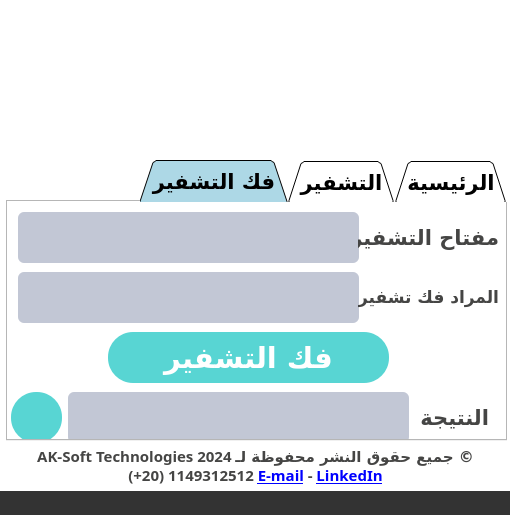
<?xml version="1.0" encoding="UTF-8"?>
<ui version="4.0">
 <author>Abdulrahman Ragab Kabil</author>
 <class>MainWindow</class>
 <widget class="QMainWindow" name="MainWindow">
  <property name="geometry">
   <rect>
    <x>0</x>
    <y>0</y>
    <width>510</width>
    <height>515</height>
   </rect>
  </property>
  <property name="sizePolicy">
   <sizepolicy hsizetype="Preferred" vsizetype="Preferred">
    <horstretch>0</horstretch>
    <verstretch>0</verstretch>
   </sizepolicy>
  </property>
  <property name="minimumSize">
   <size>
    <width>510</width>
    <height>515</height>
   </size>
  </property>
  <property name="maximumSize">
   <size>
    <width>510</width>
    <height>515</height>
   </size>
  </property>
  <property name="baseSize">
   <size>
    <width>510</width>
    <height>510</height>
   </size>
  </property>
  <property name="font">
   <font>
    <family>El Messiri</family>
    <pointsize>16</pointsize>
    <weight>75</weight>
    <bold>true</bold>
   </font>
  </property>
  <property name="windowTitle">
   <string>AK Encoder</string>
  </property>
  <property name="windowIcon">
   <iconset resource="../imgs.qrc">
    <normaloff>:/imgs/icon.png</normaloff>:/imgs/icon.png</iconset>
  </property>
  <property name="layoutDirection">
   <enum>Qt::RightToLeft</enum>
  </property>
  <property name="styleSheet">
   <string notr="true">/*Copyright (c) DevSec Studio. All rights reserved.

MIT License

Permission is hereby granted, free of charge, to any person obtaining a copy
of this software and associated documentation files (the &quot;Software&quot;), to deal
in the Software without restriction, including without limitation the rights
to use, copy, modify, merge, publish, distribute, sublicense, and/or sell
copies of the Software, and to permit persons to whom the Software is
furnished to do so, subject to the following conditions:

The above copyright notice and this permission notice shall be included in all
copies or substantial portions of the Software.

THE SOFTWARE IS PROVIDED *AS IS*, WITHOUT WARRANTY OF ANY KIND, EXPRESS OR
IMPLIED, INCLUDING BUT NOT LIMITED TO THE WARRANTIES OF MERCHANTABILITY,
FITNESS FOR A PARTICULAR PURPOSE AND NONINFRINGEMENT. IN NO EVENT SHALL THE
AUTHORS OR COPYRIGHT HOLDERS BE LIABLE FOR ANY CLAIM, DAMAGES OR OTHER
LIABILITY, WHETHER IN AN ACTION OF CONTRACT, TORT OR OTHERWISE, ARISING FROM,
OUT OF OR IN CONNECTION WITH THE SOFTWARE OR THE USE OR OTHER DEALINGS IN THE SOFTWARE.
*/

/*-----QWidget-----*/
QWidget
{
	background-color: #fff;
	color: rgb(0, 0, 0);

}


QComboBox
{
    background-color: #c2c7d5;
    border-radius: 15px;
}

QComboBox::focus
{
	background-color: rgb(39, 53, 255);
}





/*-----QLabel-----*/
QLabel
{
	background-color: transparent;
	color: #454544;
	font-weight: bold;
	

}


/*-----QPushButton-----*/
QPushButton
{
	background-color: #58D5D3;
	color: #ffffff;
	border: 5px;
    border-color: #000;
	border-radius: 25px;

}

QPushButton::focus
{
	background-color: #4d56a1;
}


QPushButton::disabled
{
	background-color: #5c5c5c;

}


QPushButton::hover
{
	background-color: #4d56a1;
}


QPushButton::pressed
{
	background-color: #58D5D3;

}


/*-----QCheckBox-----*/
QCheckBox
{
	background-color: transparent;
	color: #58D5D3;
	
	font-weight: bold;
	border: none;
	border-radius: 5px;

}


/*-----QCheckBox-----*/
QCheckBox::indicator
{
    background-color: #323232;
    border: 1px solid darkgray;
    width: 12px;
    height: 12px;

}


QCheckBox::indicator:checked
{
    image:url(&quot;./ressources/check.png&quot;);
	background-color: #58D5D3;
    border: 1px solid #58D5D3;

}


QCheckBox::indicator:unchecked:hover
{
    border: 1px solid #58D5D3;

}


QCheckBox::disabled
{
	color: #656565;

}


QCheckBox::indicator:disabled
{
	background-color: #656565;
	color: #656565;
    border: 1px solid #656565;

}


/*-----QLineEdit-----*/
QLineEdit
{
	background-color: #c2c7d5;
	color: #000;
	border: none;
    border-radius: 6px;

}


/*-----QListView-----*/
QListView
{
	background-color: #58D5D3;
	color: #fff;
	
	font-weight: bold;
	show-decoration-selected: 0;
	border-radius: 4px;
	padding-left: -15px;
	padding-right: -15px;
	padding-top: 5px;

} 


QListView:disabled 
{
	background-color: #5c5c5c;

}


QListView::item
{
	background-color: #454e5e;
	border: none;
	padding: 10px;
	border-radius: 0px;
	padding-left : 10px;
	height: 32px;

}


QListView::item:selected
{
	color: #000;
	background-color: #fff;

}


QListView::item:!selected
{
	color:white;
	background-color: transparent;
	border: none;
	padding-left : 10px;

}


QListView::item:!selected:hover
{
	color: #fff;
	background-color: #58D5D3;
	border: none;
	padding-left : 10px;

}


/*-----QTreeView-----*/
QTreeView 
{
	background-color: #fff;
	show-decoration-selected: 0;
	color: #454544;

}


QTreeView:disabled
{
	background-color: #242526;
	show-decoration-selected: 0;

}


QTreeView::item 
{
	border-top-color: transparent;
	border-bottom-color: transparent;

}


QTreeView::item:hover 
{
	background-color: #bcbdbb;
	color: #000;

}


QTreeView::item:selected 
{
	background-color: #58D5D3;
	color: #fff;

}


QTreeView::item:selected:active
{
	background-color: #58D5D3;
	color: #fff;

}


QTreeView::item:selected:disabled
{
	background-color: #525251;
	color: #656565;

}


QTreeView::branch:has-children:!has-siblings:closed,
QTreeView::branch:closed:has-children:has-siblings 
{
	image: url(://tree-closed.png);

}

QTreeView::branch:open:has-children:!has-siblings,
QTreeView::branch:open:has-children:has-siblings  
{
	image: url(://tree-open.png);

}


/*-----QTableView &amp; QTableWidget-----*/
QTableView
{
    background-color: #fff;
	border: 1px solid gray;
    color: #454544;
    gridline-color: gray;
    outline : 0;

}

QTapWidget item:selected {
	background-color: #A4B9BA;
    color: #fff;
}


QTableView::disabled
{
    background-color: #242526;
    border: 1px solid #32414B;
    color: #656565;
    gridline-color: #656565;
    outline : 0;

}


QTableView::item:hover 
{
    background-color: #bcbdbb;
    color: #000;

}


QTableView::item:selected 
{
	background-color: #A4B9BA;
    color: #fff;

}


QTableView::item:selected:disabled
{
    background-color: #1a1b1c;
    border: 2px solid #525251;
    color: #656565;

}


QTableCornerButton::section
{
	background-color: #ced5e3;
	border: none;
    color: #fff;

}


QHeaderView::section
{
	color: #2a547f;
	border: 0px;
	background-color: #ced5e3;
	padding: 5px;

}


QHeaderView::section:disabled
{
    background-color: #525251;
    color: #656565;

}


QHeaderView::section:checked
{
    color: #fff;
    background-color: #58D5D3;

}


QHeaderView::section:checked:disabled
{
    color: #656565;
    background-color: #525251;

}


QHeaderView::section::vertical::first,
QHeaderView::section::vertical::only-one
{
    border-top: 1px solid #353635;

}


QHeaderView::section::vertical
{
    border-top: 1px solid #353635;

}


QHeaderView::section::horizontal::first,
QHeaderView::section::horizontal::only-one
{
    border-left: 1px solid #353635;

}


QHeaderView::section::horizontal
{
    border-left: 1px solid #353635;

}


/*-----QScrollBar-----*/
QScrollBar:horizontal 
{
    background-color: transparent;
    height: 8px;
    margin: 0px;
    padding: 0px;

}


QScrollBar::handle:horizontal 
{
    border: none;
	min-width: 100px;
    background-color: #7e92b7;

}


QScrollBar::add-line:horizontal, 
QScrollBar::sub-line:horizontal,
QScrollBar::add-page:horizontal, 
QScrollBar::sub-page:horizontal 
{
    width: 0px;
    background-color: #d8dce6;

}


QScrollBar:vertical 
{
    background-color: transparent;
    width: 8px;
    margin: 0;

}


QScrollBar::handle:vertical 
{
    border: none;
	min-height: 100px;
    background-color: #7e92b7;

}


QScrollBar::add-line:vertical, 
QScrollBar::sub-line:vertical,
QScrollBar::add-page:vertical, 
QScrollBar::sub-page:vertical 
{
    height: 0px;
    background-color: #d8dce6;

}
/* QPushButton
{
    
	color: rgb(255, 255, 255);
    background-color: QLinearGradient( x1: 0, y1: 0, x2: 0, y2: 1, stop: 0 #565656, stop: 0.1 #525252, stop: 0.5 #4e4e4e, stop: 0.9 #4a4a4a, stop: 1 #464646);
    border-width: 1px;
    border-color: #1e1e1e;
    border-style: solid;
    border-radius: 6;
    padding: 3px;
    padding-left: 5px;
    padding-right: 5px;
    min-width: 40px;
background-color: rgb(255, 255, 255);
color: rgb(0, 0, 0);
}

QPushButton:pressed
{
    background-color: QLinearGradient( x1: 0, y1: 0, x2: 0, y2: 1, stop: 0 #2d2d2d, stop: 0.1 #2b2b2b, stop: 0.5 #292929, stop: 0.9 #282828, stop: 1 #252525);
}
QPushButton:hover
{
    border: 2px solid QLinearGradient( x1: 0, y1: 0, x2: 0, y2: 1, stop: 0 #ffa02f, stop: 1 #d7801a);
}
 */
QTabBar::tab:selected {
            background-color: lightblue;
         	 color: black;        }

</string>
  </property>
  <property name="iconSize">
   <size>
    <width>30</width>
    <height>30</height>
   </size>
  </property>
  <property name="documentMode">
   <bool>false</bool>
  </property>
  <property name="tabShape">
   <enum>QTabWidget::Rounded</enum>
  </property>
  <widget class="QWidget" name="centralwidget">
   <property name="minimumSize">
    <size>
     <width>510</width>
     <height>450</height>
    </size>
   </property>
   <property name="baseSize">
    <size>
     <width>510</width>
     <height>450</height>
    </size>
   </property>
   <property name="font">
    <font>
     <family>El Messiri</family>
     <pointsize>16</pointsize>
     <weight>75</weight>
     <bold>true</bold>
    </font>
   </property>
   <widget class="QLabel" name="label">
    <property name="geometry">
     <rect>
      <x>110</x>
      <y>10</y>
      <width>291</width>
      <height>141</height>
     </rect>
    </property>
    <property name="styleSheet">
     <string notr="true">border-image: url(:/imgs/logo.png);</string>
    </property>
    <property name="text">
     <string/>
    </property>
   </widget>
   <widget class="QTabWidget" name="tabWidget">
    <property name="geometry">
     <rect>
      <x>6</x>
      <y>160</y>
      <width>501</width>
      <height>281</height>
     </rect>
    </property>
    <property name="font">
     <font>
      <family>El Messiri</family>
      <pointsize>16</pointsize>
      <weight>75</weight>
      <bold>true</bold>
     </font>
    </property>
    <property name="tabPosition">
     <enum>QTabWidget::North</enum>
    </property>
    <property name="tabShape">
     <enum>QTabWidget::Triangular</enum>
    </property>
    <property name="currentIndex">
     <number>2</number>
    </property>
    <widget class="QWidget" name="tab">
     <attribute name="title">
      <string>الرئيسية</string>
     </attribute>
     <widget class="QPushButton" name="pushButton_2">
      <property name="geometry">
       <rect>
        <x>80</x>
        <y>30</y>
        <width>321</width>
        <height>101</height>
       </rect>
      </property>
      <property name="font">
       <font>
        <family>El Messiri</family>
        <pointsize>22</pointsize>
        <weight>75</weight>
        <bold>true</bold>
       </font>
      </property>
      <property name="focusPolicy">
       <enum>Qt::TabFocus</enum>
      </property>
      <property name="text">
       <string>تشفير</string>
      </property>
     </widget>
     <widget class="QPushButton" name="pushButton_3">
      <property name="geometry">
       <rect>
        <x>80</x>
        <y>140</y>
        <width>321</width>
        <height>101</height>
       </rect>
      </property>
      <property name="font">
       <font>
        <family>El Messiri</family>
        <pointsize>22</pointsize>
        <weight>75</weight>
        <bold>true</bold>
       </font>
      </property>
      <property name="focusPolicy">
       <enum>Qt::TabFocus</enum>
      </property>
      <property name="text">
       <string>فك تشفير</string>
      </property>
     </widget>
    </widget>
    <widget class="QWidget" name="tab_2">
     <attribute name="title">
      <string>التشفير</string>
     </attribute>
     <widget class="QLineEdit" name="lineEdit">
      <property name="geometry">
       <rect>
        <x>10</x>
        <y>70</y>
        <width>341</width>
        <height>51</height>
       </rect>
      </property>
      <property name="sizePolicy">
       <sizepolicy hsizetype="Preferred" vsizetype="Preferred">
        <horstretch>0</horstretch>
        <verstretch>0</verstretch>
       </sizepolicy>
      </property>
      <property name="font">
       <font>
        <family>El Messiri</family>
        <pointsize>16</pointsize>
        <weight>75</weight>
        <bold>true</bold>
       </font>
      </property>
      <property name="mouseTracking">
       <bool>true</bool>
      </property>
      <property name="tabletTracking">
       <bool>false</bool>
      </property>
      <property name="focusPolicy">
       <enum>Qt::StrongFocus</enum>
      </property>
      <property name="contextMenuPolicy">
       <enum>Qt::DefaultContextMenu</enum>
      </property>
      <property name="autoFillBackground">
       <bool>false</bool>
      </property>
      <property name="maxLength">
       <number>999999999</number>
      </property>
      <property name="alignment">
       <set>Qt::AlignLeading|Qt::AlignLeft|Qt::AlignVCenter</set>
      </property>
      <property name="readOnly">
       <bool>false</bool>
      </property>
      <property name="placeholderText">
       <string/>
      </property>
      <property name="cursorMoveStyle">
       <enum>Qt::LogicalMoveStyle</enum>
      </property>
      <property name="clearButtonEnabled">
       <bool>true</bool>
      </property>
     </widget>
     <widget class="QLabel" name="label_24">
      <property name="geometry">
       <rect>
        <x>350</x>
        <y>70</y>
        <width>141</width>
        <height>51</height>
       </rect>
      </property>
      <property name="font">
       <font>
        <family>El Messiri</family>
        <pointsize>16</pointsize>
        <weight>75</weight>
        <bold>true</bold>
       </font>
      </property>
      <property name="text">
       <string>المراد تشفيرة</string>
      </property>
     </widget>
     <widget class="QPushButton" name="pushButton">
      <property name="geometry">
       <rect>
        <x>100</x>
        <y>130</y>
        <width>281</width>
        <height>51</height>
       </rect>
      </property>
      <property name="font">
       <font>
        <family>El Messiri</family>
        <pointsize>22</pointsize>
        <weight>75</weight>
        <bold>true</bold>
       </font>
      </property>
      <property name="focusPolicy">
       <enum>Qt::TabFocus</enum>
      </property>
      <property name="text">
       <string>تشفير</string>
      </property>
     </widget>
     <widget class="QLabel" name="label_26">
      <property name="geometry">
       <rect>
        <x>350</x>
        <y>10</y>
        <width>141</width>
        <height>51</height>
       </rect>
      </property>
      <property name="font">
       <font>
        <family>El Messiri</family>
        <pointsize>16</pointsize>
        <weight>75</weight>
        <bold>true</bold>
       </font>
      </property>
      <property name="text">
       <string>مفتاح التشفير</string>
      </property>
     </widget>
     <widget class="QLineEdit" name="lineEdit_3">
      <property name="geometry">
       <rect>
        <x>10</x>
        <y>10</y>
        <width>341</width>
        <height>51</height>
       </rect>
      </property>
      <property name="sizePolicy">
       <sizepolicy hsizetype="Preferred" vsizetype="Preferred">
        <horstretch>0</horstretch>
        <verstretch>0</verstretch>
       </sizepolicy>
      </property>
      <property name="font">
       <font>
        <family>El Messiri</family>
        <pointsize>16</pointsize>
        <weight>75</weight>
        <bold>true</bold>
       </font>
      </property>
      <property name="mouseTracking">
       <bool>true</bool>
      </property>
      <property name="tabletTracking">
       <bool>false</bool>
      </property>
      <property name="focusPolicy">
       <enum>Qt::StrongFocus</enum>
      </property>
      <property name="contextMenuPolicy">
       <enum>Qt::DefaultContextMenu</enum>
      </property>
      <property name="autoFillBackground">
       <bool>false</bool>
      </property>
      <property name="maxLength">
       <number>999999999</number>
      </property>
      <property name="echoMode">
       <enum>QLineEdit::Password</enum>
      </property>
      <property name="alignment">
       <set>Qt::AlignLeading|Qt::AlignLeft|Qt::AlignVCenter</set>
      </property>
      <property name="readOnly">
       <bool>false</bool>
      </property>
      <property name="placeholderText">
       <string/>
      </property>
      <property name="cursorMoveStyle">
       <enum>Qt::LogicalMoveStyle</enum>
      </property>
      <property name="clearButtonEnabled">
       <bool>true</bool>
      </property>
     </widget>
     <widget class="QLabel" name="label_25">
      <property name="geometry">
       <rect>
        <x>400</x>
        <y>190</y>
        <width>81</width>
        <height>51</height>
       </rect>
      </property>
      <property name="font">
       <font>
        <family>El Messiri</family>
        <pointsize>16</pointsize>
        <weight>75</weight>
        <bold>true</bold>
       </font>
      </property>
      <property name="text">
       <string>النتيجة</string>
      </property>
     </widget>
     <widget class="QLineEdit" name="lineEdit_2">
      <property name="geometry">
       <rect>
        <x>60</x>
        <y>190</y>
        <width>341</width>
        <height>51</height>
       </rect>
      </property>
      <property name="sizePolicy">
       <sizepolicy hsizetype="Preferred" vsizetype="Preferred">
        <horstretch>0</horstretch>
        <verstretch>0</verstretch>
       </sizepolicy>
      </property>
      <property name="font">
       <font>
        <family>El Messiri</family>
        <pointsize>16</pointsize>
        <weight>75</weight>
        <bold>true</bold>
       </font>
      </property>
      <property name="mouseTracking">
       <bool>true</bool>
      </property>
      <property name="tabletTracking">
       <bool>false</bool>
      </property>
      <property name="focusPolicy">
       <enum>Qt::StrongFocus</enum>
      </property>
      <property name="contextMenuPolicy">
       <enum>Qt::DefaultContextMenu</enum>
      </property>
      <property name="autoFillBackground">
       <bool>false</bool>
      </property>
      <property name="maxLength">
       <number>999999999</number>
      </property>
      <property name="alignment">
       <set>Qt::AlignLeading|Qt::AlignLeft|Qt::AlignVCenter</set>
      </property>
      <property name="readOnly">
       <bool>false</bool>
      </property>
      <property name="placeholderText">
       <string/>
      </property>
      <property name="cursorMoveStyle">
       <enum>Qt::LogicalMoveStyle</enum>
      </property>
      <property name="clearButtonEnabled">
       <bool>true</bool>
      </property>
     </widget>
     <widget class="QPushButton" name="pushButton_4">
      <property name="geometry">
       <rect>
        <x>3</x>
        <y>190</y>
        <width>51</width>
        <height>51</height>
       </rect>
      </property>
      <property name="font">
       <font>
        <family>El Messiri</family>
        <pointsize>22</pointsize>
        <weight>75</weight>
        <bold>true</bold>
       </font>
      </property>
      <property name="focusPolicy">
       <enum>Qt::TabFocus</enum>
      </property>
      <property name="styleSheet">
       <string notr="true"/>
      </property>
      <property name="text">
       <string/>
      </property>
      <property name="icon">
       <iconset resource="../imgs.qrc">
        <normaloff>:/imgs/copy.png</normaloff>:/imgs/copy.png</iconset>
      </property>
      <property name="iconSize">
       <size>
        <width>50</width>
        <height>50</height>
       </size>
      </property>
     </widget>
    </widget>
    <widget class="QWidget" name="tab_3">
     <attribute name="title">
      <string>فك التشفير</string>
     </attribute>
     <widget class="QLineEdit" name="lineEdit_4">
      <property name="geometry">
       <rect>
        <x>10</x>
        <y>10</y>
        <width>341</width>
        <height>51</height>
       </rect>
      </property>
      <property name="sizePolicy">
       <sizepolicy hsizetype="Preferred" vsizetype="Preferred">
        <horstretch>0</horstretch>
        <verstretch>0</verstretch>
       </sizepolicy>
      </property>
      <property name="font">
       <font>
        <family>El Messiri</family>
        <pointsize>16</pointsize>
        <weight>75</weight>
        <bold>true</bold>
       </font>
      </property>
      <property name="mouseTracking">
       <bool>true</bool>
      </property>
      <property name="tabletTracking">
       <bool>false</bool>
      </property>
      <property name="focusPolicy">
       <enum>Qt::StrongFocus</enum>
      </property>
      <property name="contextMenuPolicy">
       <enum>Qt::DefaultContextMenu</enum>
      </property>
      <property name="autoFillBackground">
       <bool>false</bool>
      </property>
      <property name="maxLength">
       <number>999999999</number>
      </property>
      <property name="echoMode">
       <enum>QLineEdit::Password</enum>
      </property>
      <property name="alignment">
       <set>Qt::AlignLeading|Qt::AlignLeft|Qt::AlignVCenter</set>
      </property>
      <property name="readOnly">
       <bool>false</bool>
      </property>
      <property name="placeholderText">
       <string/>
      </property>
      <property name="cursorMoveStyle">
       <enum>Qt::LogicalMoveStyle</enum>
      </property>
      <property name="clearButtonEnabled">
       <bool>true</bool>
      </property>
     </widget>
     <widget class="QLineEdit" name="lineEdit_5">
      <property name="geometry">
       <rect>
        <x>60</x>
        <y>190</y>
        <width>341</width>
        <height>51</height>
       </rect>
      </property>
      <property name="sizePolicy">
       <sizepolicy hsizetype="Preferred" vsizetype="Preferred">
        <horstretch>0</horstretch>
        <verstretch>0</verstretch>
       </sizepolicy>
      </property>
      <property name="font">
       <font>
        <family>El Messiri</family>
        <pointsize>16</pointsize>
        <weight>75</weight>
        <bold>true</bold>
       </font>
      </property>
      <property name="mouseTracking">
       <bool>true</bool>
      </property>
      <property name="tabletTracking">
       <bool>false</bool>
      </property>
      <property name="focusPolicy">
       <enum>Qt::StrongFocus</enum>
      </property>
      <property name="contextMenuPolicy">
       <enum>Qt::DefaultContextMenu</enum>
      </property>
      <property name="autoFillBackground">
       <bool>false</bool>
      </property>
      <property name="maxLength">
       <number>999999999</number>
      </property>
      <property name="alignment">
       <set>Qt::AlignLeading|Qt::AlignLeft|Qt::AlignVCenter</set>
      </property>
      <property name="readOnly">
       <bool>false</bool>
      </property>
      <property name="placeholderText">
       <string/>
      </property>
      <property name="cursorMoveStyle">
       <enum>Qt::LogicalMoveStyle</enum>
      </property>
      <property name="clearButtonEnabled">
       <bool>true</bool>
      </property>
     </widget>
     <widget class="QLabel" name="label_27">
      <property name="geometry">
       <rect>
        <x>400</x>
        <y>190</y>
        <width>81</width>
        <height>51</height>
       </rect>
      </property>
      <property name="font">
       <font>
        <family>El Messiri</family>
        <pointsize>16</pointsize>
        <weight>75</weight>
        <bold>true</bold>
       </font>
      </property>
      <property name="text">
       <string>النتيجة</string>
      </property>
     </widget>
     <widget class="QPushButton" name="pushButton_5">
      <property name="geometry">
       <rect>
        <x>100</x>
        <y>130</y>
        <width>281</width>
        <height>51</height>
       </rect>
      </property>
      <property name="font">
       <font>
        <family>El Messiri</family>
        <pointsize>22</pointsize>
        <weight>75</weight>
        <bold>true</bold>
       </font>
      </property>
      <property name="focusPolicy">
       <enum>Qt::TabFocus</enum>
      </property>
      <property name="text">
       <string>فك التشفير</string>
      </property>
     </widget>
     <widget class="QLabel" name="label_28">
      <property name="geometry">
       <rect>
        <x>350</x>
        <y>10</y>
        <width>141</width>
        <height>51</height>
       </rect>
      </property>
      <property name="font">
       <font>
        <family>El Messiri</family>
        <pointsize>16</pointsize>
        <weight>75</weight>
        <bold>true</bold>
       </font>
      </property>
      <property name="text">
       <string>مفتاح التشفير</string>
      </property>
     </widget>
     <widget class="QLineEdit" name="lineEdit_6">
      <property name="geometry">
       <rect>
        <x>10</x>
        <y>70</y>
        <width>341</width>
        <height>51</height>
       </rect>
      </property>
      <property name="sizePolicy">
       <sizepolicy hsizetype="Preferred" vsizetype="Preferred">
        <horstretch>0</horstretch>
        <verstretch>0</verstretch>
       </sizepolicy>
      </property>
      <property name="font">
       <font>
        <family>El Messiri</family>
        <pointsize>16</pointsize>
        <weight>75</weight>
        <bold>true</bold>
       </font>
      </property>
      <property name="mouseTracking">
       <bool>true</bool>
      </property>
      <property name="tabletTracking">
       <bool>false</bool>
      </property>
      <property name="focusPolicy">
       <enum>Qt::StrongFocus</enum>
      </property>
      <property name="contextMenuPolicy">
       <enum>Qt::DefaultContextMenu</enum>
      </property>
      <property name="autoFillBackground">
       <bool>false</bool>
      </property>
      <property name="maxLength">
       <number>999999999</number>
      </property>
      <property name="alignment">
       <set>Qt::AlignLeading|Qt::AlignLeft|Qt::AlignVCenter</set>
      </property>
      <property name="readOnly">
       <bool>false</bool>
      </property>
      <property name="placeholderText">
       <string/>
      </property>
      <property name="cursorMoveStyle">
       <enum>Qt::LogicalMoveStyle</enum>
      </property>
      <property name="clearButtonEnabled">
       <bool>true</bool>
      </property>
     </widget>
     <widget class="QLabel" name="label_29">
      <property name="geometry">
       <rect>
        <x>350</x>
        <y>70</y>
        <width>141</width>
        <height>51</height>
       </rect>
      </property>
      <property name="font">
       <font>
        <family>El Messiri</family>
        <pointsize>13</pointsize>
        <weight>75</weight>
        <bold>true</bold>
       </font>
      </property>
      <property name="text">
       <string>المراد فك تشفيرة</string>
      </property>
     </widget>
     <widget class="QPushButton" name="pushButton_6">
      <property name="geometry">
       <rect>
        <x>3</x>
        <y>190</y>
        <width>51</width>
        <height>51</height>
       </rect>
      </property>
      <property name="font">
       <font>
        <family>El Messiri</family>
        <pointsize>22</pointsize>
        <weight>75</weight>
        <bold>true</bold>
       </font>
      </property>
      <property name="focusPolicy">
       <enum>Qt::TabFocus</enum>
      </property>
      <property name="styleSheet">
       <string notr="true"/>
      </property>
      <property name="text">
       <string/>
      </property>
      <property name="icon">
       <iconset resource="../imgs.qrc">
        <normaloff>:/imgs/copy.png</normaloff>:/imgs/copy.png</iconset>
      </property>
      <property name="iconSize">
       <size>
        <width>50</width>
        <height>50</height>
       </size>
      </property>
     </widget>
    </widget>
   </widget>
   <widget class="QLabel" name="label_30">
    <property name="enabled">
     <bool>false</bool>
    </property>
    <property name="geometry">
     <rect>
      <x>0</x>
      <y>440</y>
      <width>511</width>
      <height>31</height>
     </rect>
    </property>
    <property name="font">
     <font>
      <family>El Messiri</family>
      <pointsize>11</pointsize>
      <weight>75</weight>
      <bold>true</bold>
     </font>
    </property>
    <property name="text">
     <string>AK-Soft Technologies 2024 جميع حقوق النشر محفوظة لـ ©</string>
    </property>
    <property name="alignment">
     <set>Qt::AlignCenter</set>
    </property>
   </widget>
   <widget class="QLabel" name="label_31">
    <property name="enabled">
     <bool>true</bool>
    </property>
    <property name="geometry">
     <rect>
      <x>0</x>
      <y>460</y>
      <width>511</width>
      <height>31</height>
     </rect>
    </property>
    <property name="font">
     <font>
      <family>El Messiri</family>
      <pointsize>11</pointsize>
      <weight>75</weight>
      <bold>true</bold>
     </font>
    </property>
    <property name="text">
     <string>&lt;html&gt;&lt;head/&gt;&lt;body&gt;&lt;p&gt;(+20) 1149312512 &lt;a href=&quot;mailto:abdulrahman.ragab.kabil@gmail.com&quot;&gt;&lt;span style=&quot; text-decoration: underline; color:#0000ff;&quot;&gt;E-mail&lt;/span&gt;&lt;/a&gt; - &lt;a href=&quot;https://www.linkedin.com/in/abdulrahman-kabil-5729621a2/&quot;&gt;&lt;span style=&quot; text-decoration: underline; color:#0000ff;&quot;&gt;LinkedIn&lt;/span&gt;&lt;/a&gt;&lt;/p&gt;&lt;/body&gt;&lt;/html&gt;</string>
    </property>
    <property name="textFormat">
     <enum>Qt::AutoText</enum>
    </property>
    <property name="alignment">
     <set>Qt::AlignCenter</set>
    </property>
    <property name="openExternalLinks">
     <bool>true</bool>
    </property>
    <property name="textInteractionFlags">
     <set>Qt::LinksAccessibleByMouse</set>
    </property>
   </widget>
  </widget>
  <widget class="QStatusBar" name="statusbar">
   <property name="autoFillBackground">
    <bool>false</bool>
   </property>
   <property name="styleSheet">
    <string notr="true">QStatusBar {
                background-color: #333;
                color: white;
                font-size: 16px;
                font-family: &quot;El Messiri&quot;;
                font-weight: bold;
                text-align: center;
            }</string>
   </property>
   <property name="sizeGripEnabled">
    <bool>false</bool>
   </property>
  </widget>
 </widget>
 <tabstops>
  <tabstop>tabWidget</tabstop>
  <tabstop>pushButton_2</tabstop>
  <tabstop>pushButton_3</tabstop>
  <tabstop>lineEdit_3</tabstop>
  <tabstop>lineEdit</tabstop>
  <tabstop>pushButton</tabstop>
  <tabstop>lineEdit_2</tabstop>
  <tabstop>pushButton_4</tabstop>
  <tabstop>lineEdit_4</tabstop>
  <tabstop>lineEdit_6</tabstop>
  <tabstop>pushButton_5</tabstop>
  <tabstop>lineEdit_5</tabstop>
  <tabstop>pushButton_6</tabstop>
 </tabstops>
 <resources>
  <include location="../imgs.qrc"/>
 </resources>
 <connections/>
</ui>
